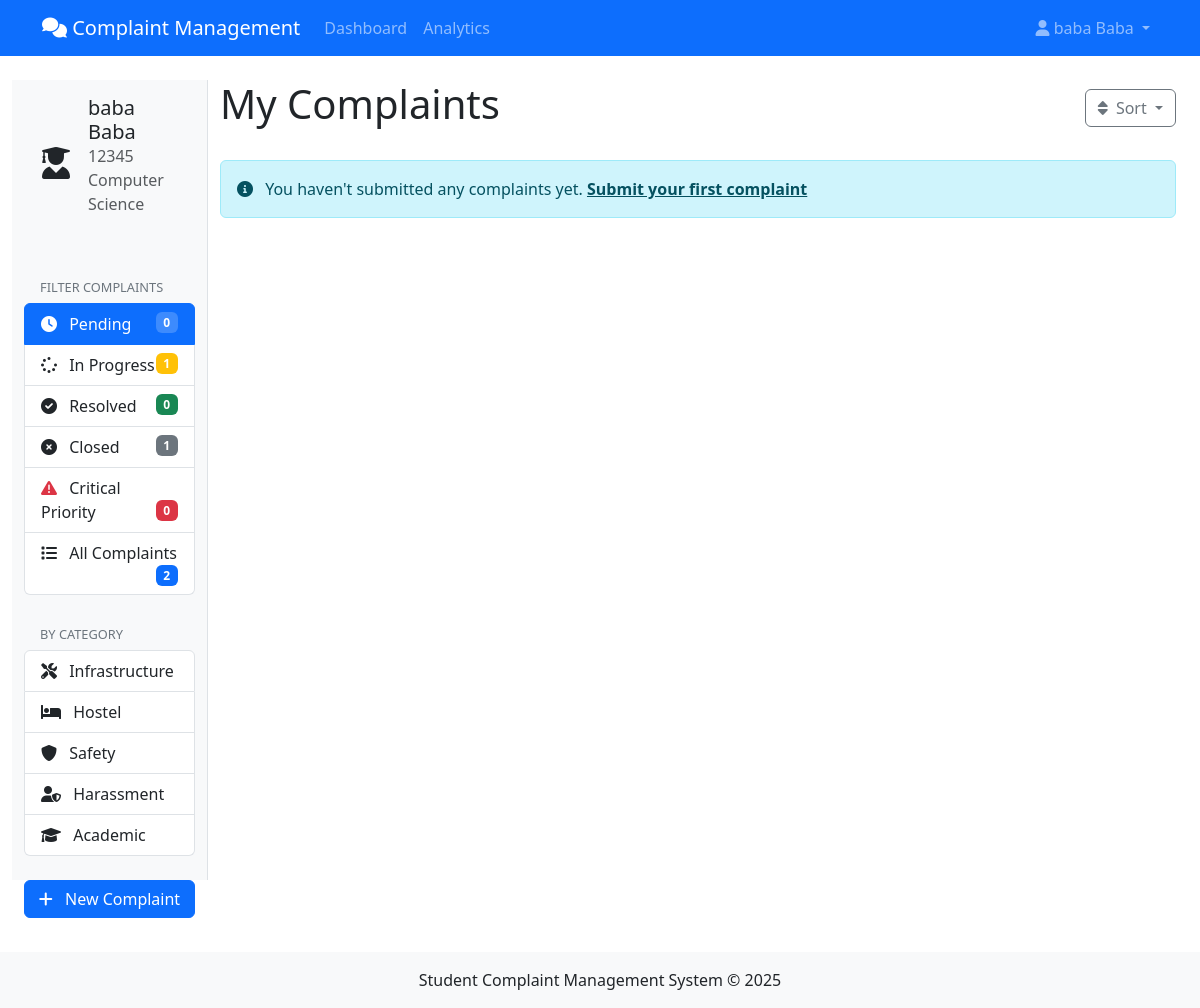
The page /student/?status=PEND (signed in) on the database its author committed.
### complaints/models.py (models this page shows, shortened)
class Student(models.Model):
    user = models.OneToOneField(User, on_delete=models.CASCADE)
    student_id = models.CharField(max_length=20, unique=True)
    department = models.ForeignKey(Department, on_delete=models.CASCADE)
    hostel = models.CharField(max_length=100, blank=True, null=True)

class Department(models.Model):
    name = models.CharField(max_length=100)
    code = models.CharField(max_length=10, unique=True)

### complaints/views.py (the view)
# urls.py: path('student/', views.student_dashboard, name='student_dashboard'),
@login_required
def student_dashboard(request):
    try:
        student = request.user.student
    except:
        messages.error(request, "You need a student account to access this page")
        return redirect('login')
    complaints = Complaint.objects.filter(student=student).order_by('-created_at')
    status_filter = request.GET.get('status')
    priority_filter = request.GET.get('priority')
    category_filter = request.GET.get('category')
    if status_filter:
        if ',' in status_filter:
            status_list = status_filter.split(',')
            complaints = complaints.filter(status__in=status_list)
        else:
            complaints = complaints.filter(status=status_filter)
    if priority_filter:
        complaints = complaints.filter(priority=priority_filter)
    if category_filter:
        complaints = complaints.filter(category=category_filter)
    paginator = Paginator(complaints, 10)
    page_number = request.GET.get('page')
    page_obj = paginator.get_page(page_number)
    stats = {
        'total_count': Complaint.objects.filter(student=student).count(),
        'pending_count': Complaint.objects.filter(student=student, status='PEND').count(),
        'in_progress_count': Complaint.objects.filter(student=student, status__in=['REVW', 'ASSG', 'PROG']).count(),
        'resolved_count': Complaint.objects.filter(student=student, status='RESV').count(),
        'closed_count': Complaint.objects.filter(student=student, status='CLSD').count(),
        'critical_count': Complaint.objects.filter(student=student, priority='CRIT').count(),
    }
    current_filters = {
        'status': status_filter,
        'priority': priority_filter,
        'category': category_filter,
    }
    return render(request, 'student_dashboard.html', {
        'student': student,
        'page_obj': page_obj,
        'stats': stats,
        'current_filters': current_filters,
    })

### templates/student_dashboard.html (shortened to what this page needs)
{% extends 'base.html' %}
{% block content %}
<div class="container-fluid">
    <div class="row">
        <div class="col-md-3 col-lg-2 sidebar">
            <div class="d-flex align-items-center mb-4 p-3">
                <div class="avatar me-3">
                    <i class="fas fa-user-graduate fa-2x"></i>
                </div>
                <div>
                    <h5 class="mb-0">{{ student.user.get_full_name }}</h5>
                    <p class="text-muted mb-0">{{ student.student_id }}</p>
                    <p class="text-muted">{{ student.department.name }}</p>
                </div>
            </div>
           <div class="mb-4">
                <h6 class="sidebar-header">FILTER COMPLAINTS</h6>
                <div class="list-group">
                    <a href="?status=PEND" class="list-group-item list-group-item-action {% if current_filters.status == 'PEND' %}active{% endif %}">
                        <i class="fas fa-clock me-2"></i> Pending
                        <span class="badge bg-secondary float-end">{{ stats.pending_count }}</span>
                    </a>
                    <a href="?status=REVW,ASSG,PROG" class="list-group-item list-group-item-action {% if current_filters.status == 'REVW,ASSG,PROG' %}active{% endif %}">
                        <i class="fas fa-spinner me-2"></i> In Progress
                        <span class="badge bg-warning float-end">{{ stats.in_progress_count }}</span>
                    </a>
                    <a href="?status=RESV" class="list-group-item list-group-item-action {% if current_filters.status == 'RESV' %}active{% endif %}">
                        <i class="fas fa-check-circle me-2"></i> Resolved
                        <span class="badge bg-success float-end">{{ stats.resolved_count }}</span>
                    </a>
                    <a href="?status=CLSD" class="list-group-item list-group-item-action {% if current_filters.status == 'CLSD' %}active{% endif %}">
                        <i class="fas fa-times-circle me-2"></i> Closed
                        <span class="badge bg-secondary float-end">{{ stats.closed_count }}</span>
                    </a>
                    <a href="?priority=CRIT" class="list-group-item list-group-item-action {% if current_filters.priority == 'CRIT' %}active{% endif %}">
                        <i class="fas fa-exclamation-triangle me-2 text-danger"></i> Critical Priority
                        <span class="badge bg-danger float-end">{{ stats.critical_count }}</span>
                    </a>
                    <a href="?" class="list-group-item list-group-item-action {% if not current_filters.status and not current_filters.priority and not current_filters.category %}active{% endif %}">
                        <i class="fas fa-list me-2"></i> All Complaints
                        <span class="badge bg-primary float-end">{{ stats.total_count }}</span>
                    </a>
                </div>
            </div>
            <div class="mb-4">
                <h6 class="sidebar-header">BY CATEGORY</h6>
                <div class="list-group">
                    <a href="?category=INFRA" class="list-group-item list-group-item-action {% if current_filters.category == 'INFRA' %}active{% endif %}">
                        <i class="fas fa-tools me-2"></i> Infrastructure
                    </a>
                    <a href="?category=HOSTEL" class="list-group-item list-group-item-action {% if current_filters.category == 'HOSTEL' %}active{% endif %}">
                        <i class="fas fa-bed me-2"></i> Hostel
                    </a>
                    <a href="?category=SAFETY" class="list-group-item list-group-item-action {% if current_filters.category == 'SAFETY' %}active{% endif %}">
                        <i class="fas fa-shield-alt me-2"></i> Safety
                    </a>
                    <a href="?category=HARASS" class="list-group-item list-group-item-action {% if current_filters.category == 'HARASS' %}active{% endif %}">
                        <i class="fas fa-user-shield me-2"></i> Harassment
                    </a>
                    <a href="?category=ACAD" class="list-group-item list-group-item-action {% if current_filters.category == 'ACAD' %}active{% endif %}">
                        <i class="fas fa-graduation-cap me-2"></i> Academic
                    </a>
                </div>
            </div>
            <a href="{% url 'submit_complaint' %}" class="btn btn-primary w-100">
                <i class="fas fa-plus me-2"></i> New Complaint
            </a>
        </div>
        <div class="col-md-9 col-lg-10 main-content">
            <div class="d-flex justify-content-between align-items-center mb-4">
                <h1>My Complaints</h1>
                <div class="dropdown">
                    <button class="btn btn-outline-secondary dropdown-toggle" type="button" data-bs-toggle="dropdown">
                        <i class="fas fa-sort me-1"></i> Sort
                    </button>
                </div>
            </div>
            {% if page_obj %}
            <div class="row">
                {% for complaint in page_obj %}
                <div class="col-md-6 mb-4">
                    <div class="card complaint-card h-100">
                        <div class="card-header d-flex justify-content-between align-items-center
                                    status-{{ complaint.status }}">
                            <h5 class="card-title mb-0">{{ complaint.title|truncatechars:30 }}</h5>
                            <span class="badge bg-{{ complaint.get_priority_display|lower }}">
                                {{ complaint.get_priority_display }}
                            </span>
                        </div>
                        <div class="card-body">
                            <p class="card-text">{{ complaint.description|truncatewords:20 }}</p>
                            {% if complaint.comments.exists %}
                            <div class="latest-update mt-3">
                                <h6 class="text-muted mb-2">Latest Update:</h6>
                                <div class="update-content">
                                    <p class="small mb-1">
                                        <strong>{{ complaint.comments.last.author.user.get_full_name }}</strong>
                                        <span class="text-muted ms-2">
                                            {{ complaint.comments.last.created_at|timesince }} ago
                                        </span>
                                    </p>
                                    <p class="small mb-0 text-truncate">
                                        {{ complaint.comments.last.content }}
                                    </p>
                                </div>
                            </div>
                            {% endif %}
                            <div class="complaint-meta mt-3">
                                <span class="badge bg-secondary">
                                    {{ complaint.get_category_display }}
                                </span>
                                <small class="text-muted float-end">
                                    {{ complaint.created_at|date:"M d, Y" }}
                                </small>
                            </div>
                        </div>
                        <div class="card-footer">
                            <a href="{% url 'complaint_detail' complaint.id %}" class="btn btn-sm btn-primary">
                                View Details
                            </a>
                            <a href="{% url 'complaint_tracking' complaint.id %}" class="btn btn-sm btn-info ms-2">
                                Track
                            </a>
                            <span class="badge float-end status-{{ complaint.status }}">
                                {{ complaint.get_status_display }}
                            </span>
                        </div>
                    </div>
                </div>
                {% endfor %}
            </div>
            {% if page_obj.has_other_pages %}
            <nav aria-label="Page navigation">
                <ul class="pagination justify-content-center">
                    {% if page_obj.has_previous %}
                    <li class="page-item">
                        <a class="page-link" href="?page={{ page_obj.previous_page_number }}" aria-label="Previous">
                            <span aria-hidden="true">&laquo;</span>
                        </a>
                    </li>
                    {% else %}
                    <li class="page-item disabled">
                        <span class="page-link">&laquo;</span>
                    </li>
                    {% endif %}
                    {% for num in page_obj.paginator.page_range %}
                    {% if page_obj.number == num %}
                    <li class="page-item active"><span class="page-link">{{ num }}</span></li>
                    {% else %}
                    <li class="page-item"><a class="page-link" href="?page={{ num }}">{{ num }}</a></li>
                    {% endif %}
                    {% endfor %}
                    {% if page_obj.has_next %}
                    <li class="page-item">
                        <a class="page-link" href="?page={{ page_obj.next_page_number }}" aria-label="Next">
                            <span aria-hidden="true">&raquo;</span>
                        </a>
                    </li>
                    {% else %}
                    <li class="page-item disabled">
                        <span class="page-link">&raquo;</span>
                    </li>
                    {% endif %}
                </ul>
            </nav>
            {% endif %}
            {% else %}
            <div class="alert alert-info">
                <i class="fas fa-info-circle me-2"></i>
                You haven't submitted any complaints yet.
                <a href="{% url 'submit_complaint' %}" class="alert-link">Submit your first complaint</a>
            </div>
            {% endif %}
        </div>
    </div>
</div>
{% endblock %}

### templates/base.html (shortened to what this page needs)
<!DOCTYPE html>
<html lang="en">
<head>
    <link href="https://cdn.jsdelivr.net/npm/bootstrap@5.3.0-alpha1/dist/css/bootstrap.min.css" rel="stylesheet">
    <link rel="stylesheet" href="https://cdnjs.cloudflare.com/ajax/libs/font-awesome/6.0.0/css/all.min.css">
    <link rel="stylesheet" href="https://cdnjs.cloudflare.com/ajax/libs/toastr.js/latest/toastr.min.css">
</head>
<body>
    <nav class="navbar navbar-expand-lg navbar-dark bg-primary">
        <div class="container">
            <a class="navbar-brand" href="{% url 'dashboard' %}">
                <i class="fas fa-comments"></i> Complaint Management
            </a>
            <div class="collapse navbar-collapse" id="navbarNav">
                <ul class="navbar-nav me-auto">
                    <li class="nav-item">
                        <a class="nav-link" href="{% url 'dashboard' %}">Dashboard</a>
                    </li>
                        <li class="nav-item">
                            <a class="nav-link" href="{% url 'analytics_dashboard' %}">Analytics</a>
                        </li>
                </ul>
                <ul class="navbar-nav">
                    {% if user.is_authenticated %}
                        <li class="nav-item dropdown">
                            <a class="nav-link dropdown-toggle" href="#" id="userDropdown" role="button" data-bs-toggle="dropdown">
                                <i class="fas fa-user"></i> {{ user.get_full_name|default:user.username }}
                            </a>
                        </li>
                    {% else %}
                        <li class="nav-item">
                            <a class="nav-link" href="{% url 'login' %}">Login</a>
                        </li>
                    {% endif %}
                </ul>
            </div>
        </div>
    </nav>
    <div class="container-fluid py-4">
        {% block content %}{% endblock %}
    </div>
    <footer class="bg-light py-3 mt-5">
        <div class="container text-center">
            <p class="mb-0">Student Complaint Management System &copy; {% now "Y" %}</p>
        </div>
    </footer>
</body>
</html>

### templates/base.html (style rules this page uses)
.sidebar { min-height: calc(100vh - 56px); background-color: #f8f9fa; }

### templates/student_dashboard.html (style rules this page uses)
.list-group-item.active { background-color: #0d6efd; border-color: #0d6efd; color: white; }
.list-group-item.active .badge { background-color: rgba(255, 255, 255, 0.2) !important; color: white !important; }
.sidebar { background-color: #f8f9fa; border-right: 1px solid #dee2e6; height: 100vh; position: sticky; top: 0; }
.sidebar-header { color: #6c757d; font-size: 0.8rem; text-transform: uppercase; padding: 0.5rem 1rem; margin-bottom: 0; }

### rows shown on the page
Student: user.get_full_name "baba Baba", student_id "12345", department.name "Computer Science"

### other values the page prints
{{ user.get_full_name|default:user.username }} "baba Baba"
{{ stats.pending_count }} "0"
{{ stats.in_progress_count }} "1"
{{ stats.resolved_count }} "0"
{{ stats.closed_count }} "1"
{{ stats.critical_count }} "0"
{{ stats.total_count }} "2"
